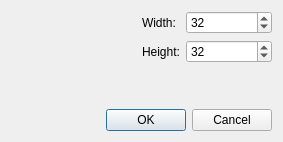
<?xml version="1.0" encoding="UTF-8"?>
<ui version="4.0">
 <class>CreateSpriteDialog</class>
 <widget class="QDialog" name="CreateSpriteDialog">
  <property name="geometry">
   <rect>
    <x>0</x>
    <y>0</y>
    <width>283</width>
    <height>142</height>
   </rect>
  </property>
  <property name="windowTitle">
   <string>Create a new sprite</string>
  </property>
  <layout class="QVBoxLayout" name="verticalLayout">
   <item>
    <layout class="QHBoxLayout" name="horizontalLayout" stretch="1,1">
     <item>
      <spacer name="horizontalSpacer">
       <property name="orientation">
        <enum>Qt::Horizontal</enum>
       </property>
       <property name="sizeHint" stdset="0">
        <size>
         <width>40</width>
         <height>20</height>
        </size>
       </property>
      </spacer>
     </item>
     <item>
      <layout class="QFormLayout" name="formLayout">
       <item row="0" column="0">
        <widget class="QLabel" name="labelWidth">
         <property name="text">
          <string>Width:</string>
         </property>
        </widget>
       </item>
       <item row="1" column="0">
        <widget class="QLabel" name="labelHeight">
         <property name="text">
          <string>Height:</string>
         </property>
        </widget>
       </item>
       <item row="0" column="1">
        <widget class="QSpinBox" name="spinBoxWidth">
         <property name="minimum">
          <number>0</number>
         </property>
         <property name="value">
          <number>32</number>
         </property>
        </widget>
       </item>
       <item row="1" column="1">
        <widget class="QSpinBox" name="spinBoxHeight">
         <property name="maximum">
          <number>16384</number>
         </property>
         <property name="value">
          <number>32</number>
         </property>
        </widget>
       </item>
      </layout>
     </item>
    </layout>
   </item>
   <item>
    <widget class="QDialogButtonBox" name="buttonBox">
     <property name="orientation">
      <enum>Qt::Horizontal</enum>
     </property>
     <property name="standardButtons">
      <set>QDialogButtonBox::Cancel|QDialogButtonBox::Ok</set>
     </property>
    </widget>
   </item>
  </layout>
 </widget>
 <resources/>
 <connections>
  <connection>
   <sender>buttonBox</sender>
   <signal>accepted()</signal>
   <receiver>CreateSpriteDialog</receiver>
   <slot>accept()</slot>
   <hints>
    <hint type="sourcelabel">
     <x>248</x>
     <y>254</y>
    </hint>
    <hint type="destinationlabel">
     <x>157</x>
     <y>274</y>
    </hint>
   </hints>
  </connection>
  <connection>
   <sender>buttonBox</sender>
   <signal>rejected()</signal>
   <receiver>CreateSpriteDialog</receiver>
   <slot>reject()</slot>
   <hints>
    <hint type="sourcelabel">
     <x>316</x>
     <y>260</y>
    </hint>
    <hint type="destinationlabel">
     <x>286</x>
     <y>274</y>
    </hint>
   </hints>
  </connection>
 </connections>
</ui>
